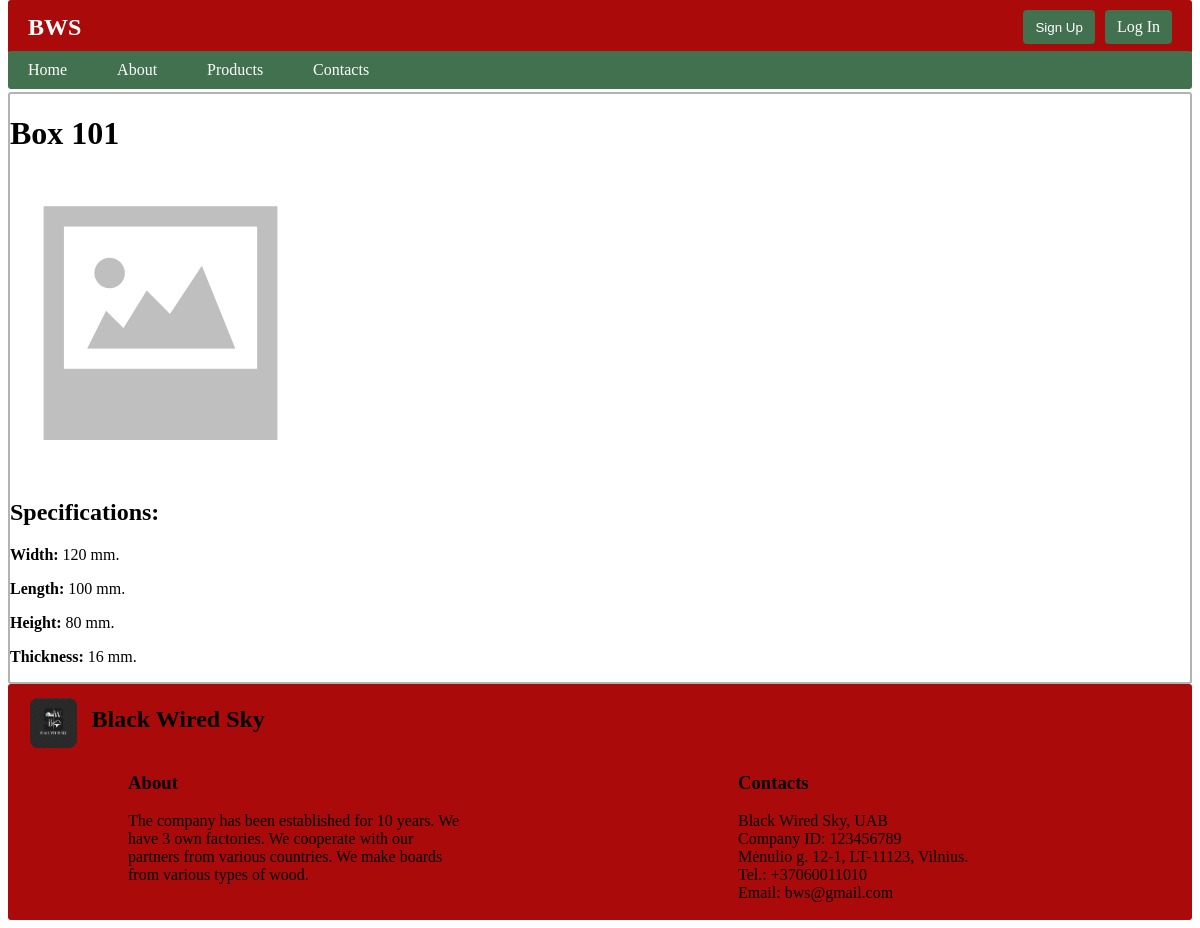
The app's page /bws/products/1, older data.
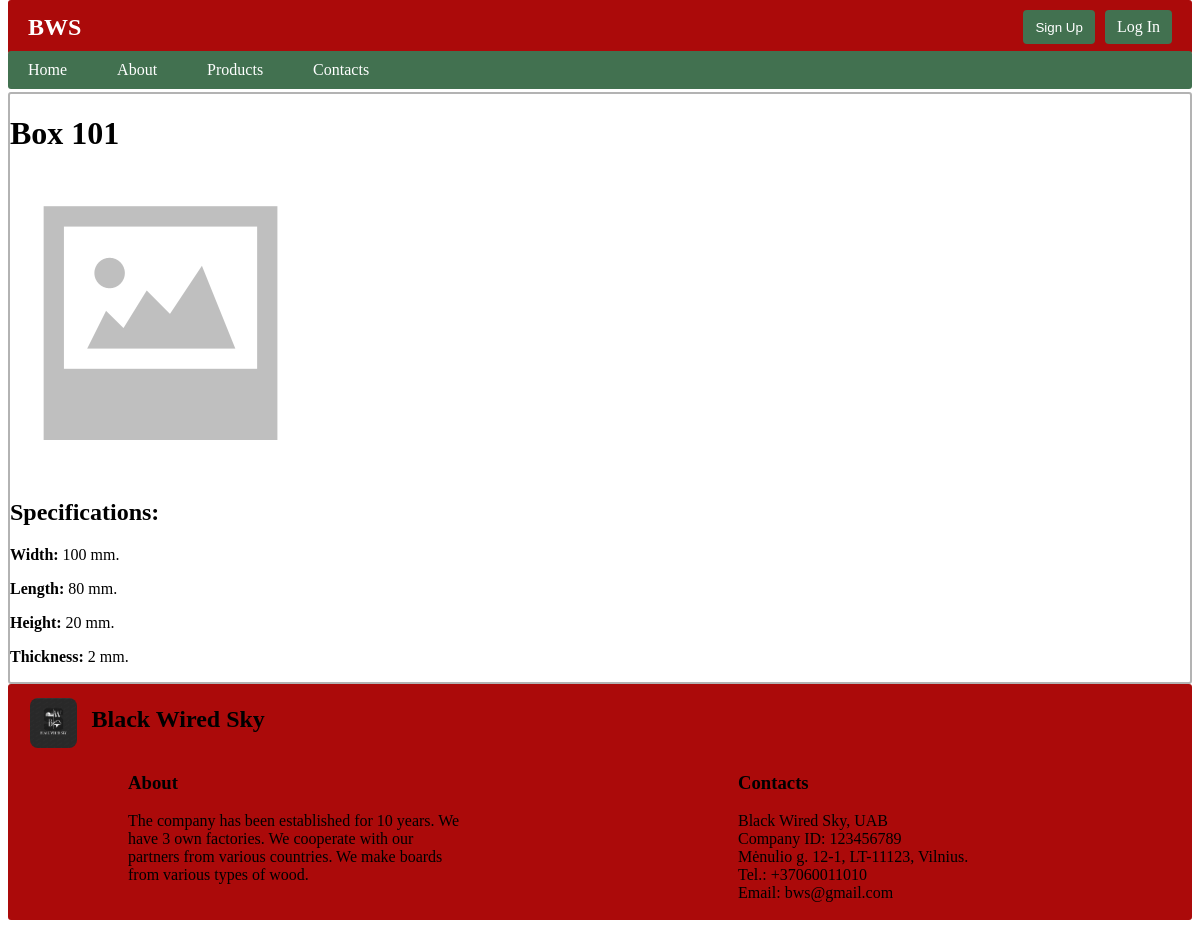
The same page, newer data.
### bws/models.py (models this page shows, shortened)
class Product(models.Model):
    name = models.CharField(verbose_name='Name', max_length=200, unique=True)
    width = models.IntegerField(verbose_name='Width(mm)', default=0)
    length = models.IntegerField(verbose_name='Length(mm)', default=0)
    height = models.IntegerField(verbose_name='Height(mm)', default=0)
    thickness = models.IntegerField(verbose_name='Thickness(mm)', default=0)
    trailer = models.ForeignKey(to=Trailer, verbose_name='Trailer', on_delete=models.SET_NULL, null=True, blank=True)
    product_image = models.ImageField(verbose_name='Product Image', upload_to='products_images', null=True, blank=True)
    class Meta:
        verbose_name = 'Product'
        verbose_name_plural = 'Products'

### bws/views.py (the view)
# urls.py: path('products/<int:product_id>', views.product, name='product'),
def product(request, product_id):
    product = get_object_or_404(Product, pk=product_id)
    context = {
        'product': product,
    }
    return render(request, 'product.html', context=context)

### bws/templates/product.html (shortened to what this page needs)
{% extends 'base.html' %}
{% load static %}
{% block 'content' %}
<div class="content">
    <div class="product">
        <h1>{{ product.name }}</h1>
        <h4>
            {% if product.product_image %}
            <img src="{{ product.product_image.url }}">
            {% else %}
            <img src="{% static 'images/no-image.png' %}">
            {% endif %}
        </h4>
        <h2>Specifications:</h2>
        <p><strong>Width:</strong> {{ product.width }} mm.</p>
        <p><strong>Length:</strong> {{ product.length }} mm.</p>
        <p><strong>Height:</strong> {{ product.height }} mm.</p>
        <p><strong>Thickness:</strong> {{ product.thickness }} mm.</p>
    </div>
</div>
{% endblock %}

Row changes from the older to the newer data that the page shows:
changed Product "Box 101": width "120" → "100"; length "100" → "80"; height "80" → "20"; thickness "16" → "2"
